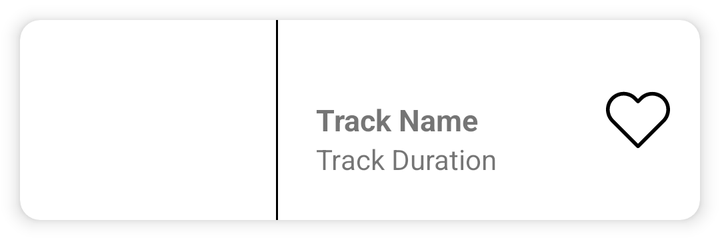
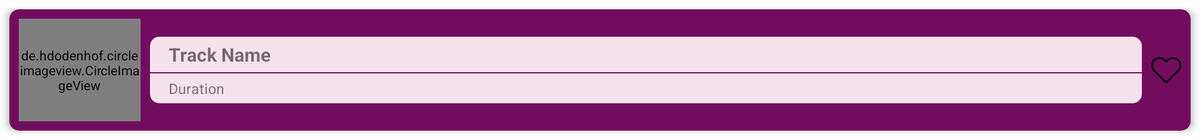

The same Android screen from two of the app's own layout files: first res/layout/ as a phone draws it, then the repository's variant for another configuration, drawn on a device whose configuration selects that folder. Both files follow.
<!-- AndroidManifest.xml: application theme Theme.AppternStudyCase -->
<!-- res/layout/cardview_tracks.xml -->
<?xml version="1.0" encoding="utf-8"?>
<androidx.cardview.widget.CardView xmlns:android="http://schemas.android.com/apk/res/android" xmlns:app="http://schemas.android.com/apk/res-auto"
    android:layout_width="match_parent"
    android:layout_height="100dp"
    android:layout_margin="10dp"
    app:cardCornerRadius="10dp"
    app:cardElevation="5dp">

    <RelativeLayout
        android:layout_width="match_parent"
        android:layout_height="match_parent">

        <ImageView
            android:id="@+id/imgTracksPic"
            android:layout_width="120dp"
            android:layout_height="match_parent"
            android:layout_marginEnd="8dp" />

        <View
            android:id="@+id/view"
            android:layout_width="1dp"
            android:layout_height="match_parent"
            android:layout_marginStart="0dp"
            android:layout_toEndOf="@id/imgTracksPic"
            android:background="@color/black" />

        <TextView
            android:id="@+id/txtTrackName"
            android:layout_width="wrap_content"
            android:layout_height="wrap_content"
            android:layout_alignStart="@id/view"
            android:layout_centerInParent="true"
            android:layout_marginStart="20dp"
            android:text="Track Name"
            android:textSize="15sp"
            android:textStyle="bold" />

        <TextView
            android:id="@+id/txtDuration"
            android:layout_width="wrap_content"
            android:layout_height="wrap_content"
            android:layout_below="@id/txtTrackName"
            android:layout_alignStart="@id/view"
            android:layout_marginStart="20dp"
            android:layout_centerInParent="true"
            android:text="Track Duration" />

        <ImageButton
            android:id="@+id/btnLike"
            android:layout_width="wrap_content"
            android:layout_height="wrap_content"
            android:layout_alignParentEnd="true"
            android:layout_centerInParent="true"
            android:layout_marginRight="15dp"
            android:background="@android:color/transparent"
            android:src="@drawable/heart_icon" />
    </RelativeLayout>





</androidx.cardview.widget.CardView>
<!-- resources referenced by this layout -->
<resources>
  <color name="black">#FF000000</color>
  <!-- drawable heart_icon (drawable) -->
  <vector android:height="32dp" android:viewportHeight="471.7"
      android:viewportWidth="471.7" android:width="32dp" xmlns:android="http://schemas.android.com/apk/res/android">
      <path android:fillColor="#000000" android:pathData="M433.6,67c-24.7,-24.7 -57.4,-38.2 -92.3,-38.2s-67.7,13.6 -92.4,38.3l-12.9,12.9l-13.1,-13.1c-24.7,-24.7 -57.6,-38.4 -92.5,-38.4c-34.8,0 -67.6,13.6 -92.2,38.2c-24.7,24.7 -38.3,57.5 -38.2,92.4c0,34.9 13.7,67.6 38.4,92.3l187.8,187.8c2.6,2.6 6.1,4 9.5,4c3.4,0 6.9,-1.3 9.5,-3.9l188.2,-187.5c24.7,-24.7 38.3,-57.5 38.3,-92.4C471.8,124.5 458.3,91.7 433.6,67zM414.4,232.7l-178.7,178l-178.3,-178.3c-19.6,-19.6 -30.4,-45.6 -30.4,-73.3s10.7,-53.7 30.3,-73.2c19.5,-19.5 45.5,-30.3 73.1,-30.3c27.7,0 53.8,10.8 73.4,30.4l22.6,22.6c5.3,5.3 13.8,5.3 19.1,0l22.4,-22.4c19.6,-19.6 45.7,-30.4 73.3,-30.4c27.6,0 53.6,10.8 73.2,30.3c19.6,19.6 30.3,45.6 30.3,73.3C444.8,187.1 434,213.1 414.4,232.7z"/>
  </vector>
  <style name="Theme.AppternStudyCase" parent="Theme.MaterialComponents.DayNight.NoActionBar">
          
          <item name="colorPrimary">@color/pink_500</item>
          <item name="colorPrimaryVariant">@color/pink_900</item>
          <item name="colorOnPrimary">@color/white</item>
          
          <item name="colorSecondary">@color/teal_200</item>
          <item name="colorSecondaryVariant">@color/teal_700</item>
          <item name="colorOnSecondary">@color/black</item>
          
          <item name="android:statusBarColor">?attr/colorPrimaryVariant</item>
          <item name="android:navigationBarColor">@color/pink_900</item>
          
      </style>
  <color name="pink_500">#c41d63</color>
  <color name="pink_900">#631745</color>
  <color name="white">#FFFFFFFF</color>
  <color name="teal_200">#FF03DAC5</color>
  <color name="teal_700">#FF018786</color>
</resources>
<!-- res/layout-xlarge/cardview_tracks.xml (the repository's variant of the layout above) -->
<!-- drawn on a large tablet held sideways -->
<?xml version="1.0" encoding="utf-8"?>
<androidx.cardview.widget.CardView xmlns:android="http://schemas.android.com/apk/res/android" xmlns:app="http://schemas.android.com/apk/res-auto"
    xmlns:tools="http://schemas.android.com/tools"
    android:layout_width="match_parent"
    android:layout_height="130dp"
    android:layout_margin="10dp"
    app:cardCornerRadius="10dp"
    app:cardElevation="5dp"
    app:cardBackgroundColor="@color/crane_puruple_700">

    <androidx.constraintlayout.widget.ConstraintLayout
        android:layout_width="match_parent"
        android:layout_height="match_parent">

        <de.hdodenhof.circleimageview.CircleImageView
            android:id="@+id/imgTracksPic"
            android:layout_width="130dp"
            android:layout_height="match_parent"
            android:layout_margin="10dp"
            app:civ_border_color="@color/pink_100"
            app:civ_border_width="2dp"
            app:layout_constraintBottom_toBottomOf="parent"
            app:layout_constraintStart_toStartOf="parent"
            app:layout_constraintTop_toTopOf="parent" />


        <LinearLayout
            android:id="@+id/albumInfo"
            android:layout_width="0dp"
            android:layout_height="wrap_content"
            android:layout_centerVertical="true"
            android:layout_toEndOf="@id/imgTracksPic"
            android:layout_weight="1"
            android:background="@drawable/cw_album_bg"
            android:orientation="vertical"
            android:layout_marginLeft="10dp"
            android:layout_marginRight="10dp"
            app:layout_constraintBottom_toBottomOf="parent"
            app:layout_constraintEnd_toStartOf="@+id/btnLike"
            app:layout_constraintStart_toEndOf="@+id/imgTracksPic"
            app:layout_constraintTop_toTopOf="parent">

            <TextView
                android:id="@+id/txtTrackName"
                android:layout_width="wrap_content"
                android:layout_height="wrap_content"
                android:layout_centerInParent="true"
                android:layout_marginStart="20dp"
                android:paddingTop="5dp"
                android:paddingRight="15dp"
                android:paddingBottom="5dp"
                android:singleLine="true"
                android:text="Track Name"
                android:textSize="20sp"
                android:textStyle="bold" />

            <View
                android:layout_width="match_parent"
                android:layout_height="1dp"
                android:background="@color/crane_puruple_700" />

            <TextView
                android:id="@+id/txtDuration"
                android:layout_width="wrap_content"
                android:layout_height="wrap_content"
                android:layout_below="@id/txtAlbumName"
                android:layout_centerInParent="true"
                android:layout_marginStart="20dp"
                android:paddingTop="5dp"
                android:paddingBottom="5dp"
                android:text="Duration"
                android:textSize="15sp"/>


        </LinearLayout>

        <ImageButton
            android:id="@+id/btnLike"
            android:layout_width="wrap_content"
            android:layout_height="wrap_content"
            android:layout_alignParentEnd="true"
            android:layout_centerInParent="true"
            android:layout_marginEnd="10dp"
            android:layout_toEndOf="@id/albumInfo"
            android:background="@android:color/transparent"
            android:src="@drawable/heart_icon"
            app:layout_constraintBottom_toBottomOf="parent"
            app:layout_constraintEnd_toEndOf="parent"
            app:layout_constraintTop_toTopOf="parent" />
    </androidx.constraintlayout.widget.ConstraintLayout>





</androidx.cardview.widget.CardView>
<!-- resources referenced by the variant -->
<!-- as a large tablet held sideways resolves them -->
<resources>
  <color name="crane_puruple_700">#720D5D</color>
  <color name="pink_100">#eab7cf</color>
  <!-- drawable cw_album_bg (drawable) -->
  <?xml version="1.0" encoding="utf-8"?>
  <shape xmlns:android="http://schemas.android.com/apk/res/android"
      android:shape="rectangle">
  
      <corners
          android:radius="10dp"/>
  
      <solid
          android:color="@color/pink_50"/>
  
  </shape>
  <!-- drawable heart_icon (drawable) -->
  <vector android:height="32dp" android:viewportHeight="471.7"
      android:viewportWidth="471.7" android:width="32dp" xmlns:android="http://schemas.android.com/apk/res/android">
      <path android:fillColor="#000000" android:pathData="M433.6,67c-24.7,-24.7 -57.4,-38.2 -92.3,-38.2s-67.7,13.6 -92.4,38.3l-12.9,12.9l-13.1,-13.1c-24.7,-24.7 -57.6,-38.4 -92.5,-38.4c-34.8,0 -67.6,13.6 -92.2,38.2c-24.7,24.7 -38.3,57.5 -38.2,92.4c0,34.9 13.7,67.6 38.4,92.3l187.8,187.8c2.6,2.6 6.1,4 9.5,4c3.4,0 6.9,-1.3 9.5,-3.9l188.2,-187.5c24.7,-24.7 38.3,-57.5 38.3,-92.4C471.8,124.5 458.3,91.7 433.6,67zM414.4,232.7l-178.7,178l-178.3,-178.3c-19.6,-19.6 -30.4,-45.6 -30.4,-73.3s10.7,-53.7 30.3,-73.2c19.5,-19.5 45.5,-30.3 73.1,-30.3c27.7,0 53.8,10.8 73.4,30.4l22.6,22.6c5.3,5.3 13.8,5.3 19.1,0l22.4,-22.4c19.6,-19.6 45.7,-30.4 73.3,-30.4c27.6,0 53.6,10.8 73.2,30.3c19.6,19.6 30.3,45.6 30.3,73.3C444.8,187.1 434,213.1 414.4,232.7z"/>
  </vector>
  <style name="Theme.AppternStudyCase" parent="Theme.MaterialComponents.DayNight.NoActionBar">
          
          <item name="colorPrimary">@color/pink_500</item>
          <item name="colorPrimaryVariant">@color/pink_900</item>
          <item name="colorOnPrimary">@color/white</item>
          
          <item name="colorSecondary">@color/teal_200</item>
          <item name="colorSecondaryVariant">@color/teal_700</item>
          <item name="colorOnSecondary">@color/black</item>
          
          <item name="android:statusBarColor">?attr/colorPrimaryVariant</item>
          <item name="android:navigationBarColor">@color/pink_900</item>
          
      </style>
  <color name="pink_50">#f6e2eb</color>
  <color name="pink_500">#c41d63</color>
  <color name="pink_900">#631745</color>
  <color name="white">#FFFFFFFF</color>
  <color name="teal_200">#FF03DAC5</color>
  <color name="teal_700">#FF018786</color>
  <color name="black">#FF000000</color>
</resources>
